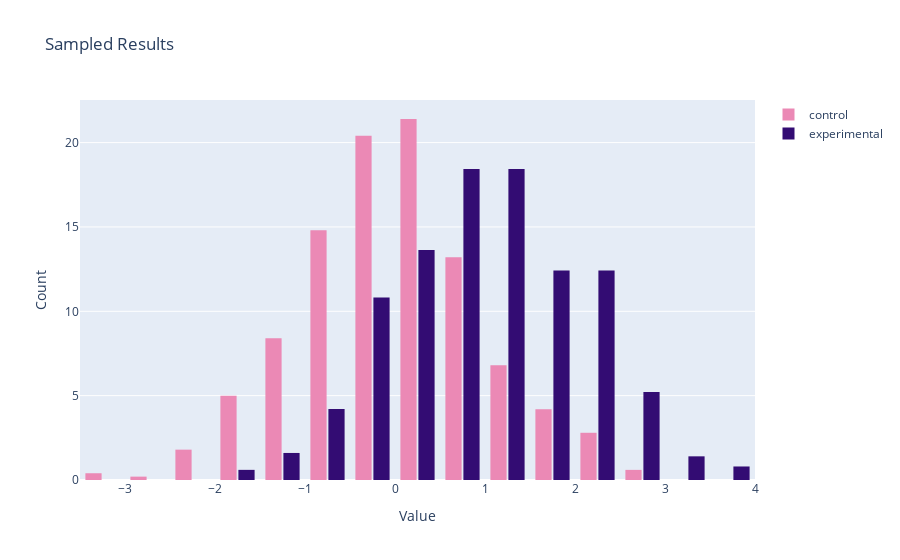

Here is the notebook cell this chart was saved with:
### Code cell
import plotly.graph_objects as go

import numpy as np
x0 = np.random.randn(500)
x1 = np.random.randn(500) + 1

fig = go.Figure()
fig.add_trace(go.Histogram(
    x=x0,
    histnorm='percent',
    name='control', # name used in legend and hover labels
    xbins=dict( # bins used for histogram
        start=-4.0,
        end=3.0,
        size=0.5
    ),
    marker_color='#EB89B5'
))
fig.add_trace(go.Histogram(
    x=x1,
    histnorm='percent',
    name='experimental',
    xbins=dict(
        start=-3.0,
        end=4,
        size=0.5
    ),
    marker_color='#330C73'
))

fig.update_layout(
    title_text='Sampled Results', # title of plot
    xaxis_title_text='Value', # xaxis label
    yaxis_title_text='Count', # yaxis label
    bargap=0.2, # gap between bars of adjacent location coordinates
    bargroupgap=0.1 # gap between bars of the same location coordinates
)

fig.show()

### Figure 1 — Plotly figure (JSON) as saved in the notebook; plotly's stock layout.template omitted (floating-point values rounded to 4 significant figures; data arrays with more than 128 entries replaced by an {"elided": "..."} marker saying what was removed)
{"data": [{"histnorm": "percent", "marker": {"color": "#EB89B5"}, "name": "control", "type": "histogram", "x": {"elided": "500 float values"}, "xbins": {"end": 3, "size": 0.5, "start": -4}}, {"histnorm": "percent", "marker": {"color": "#330C73"}, "name": "experimental", "type": "histogram", "x": {"elided": "500 float values"}, "xbins": {"end": 4, "size": 0.5, "start": -3}}], "layout": {"bargap": 0.2, "bargroupgap": 0.1, "title": {"text": "Sampled Results"}, "xaxis": {"title": {"text": "Value"}}, "yaxis": {"title": {"text": "Count"}}}}
